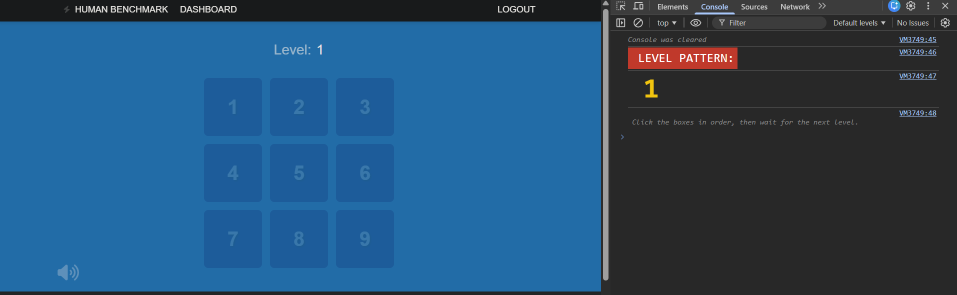
#> input picture assets/sequence_memory_visualizer.png, 1913 x 590 px (shown at 1/2 size)
$ python -i visual_memory_bot.py   (imports and definitions only)
#> lines starting #> are read from the running program, lines starting #| are printed output that depends on the picture; after the words box and inside, x2 and y2 are one past the last pixel; in counts of white or black regions, pixels touching at a corner belong together
import pyautogui
import numpy as np
import cv2
import time
pyautogui.FAILSAFE = True
pyautogui.PAUSE = 0.01
def get_frame():
    screenshot = pyautogui.screenshot()
    frame = np.array(screenshot)
    return cv2.cvtColor(frame, cv2.COLOR_RGB2BGR)
def detect_dark_squares(frame):
    lower_dark = np.array([0, 0, 0])
    upper_dark = np.array([70, 70, 70])
    mask = cv2.inRange(frame, lower_dark, upper_dark)
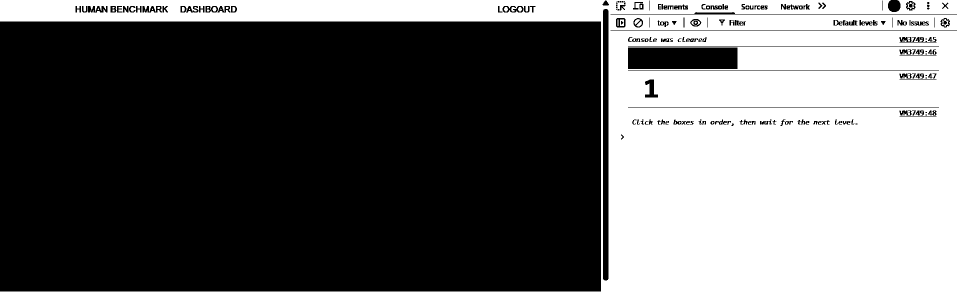
#> mask: shape (590, 1913) (shown at 1/2 size); 39.8% white; 90 white regions (75 under 20 px)
    contours, _ = cv2.findContours(mask, cv2.RETR_EXTERNAL, cv2.CHAIN_APPROX_SIMPLE)
#> contours = 1 contour; box (x1, y1, x2, y2) and area: (0, 0, 1913, 590) 472344
    centers = []
    for cnt in contours:
        area = cv2.contourArea(cnt)
        if 80 < area < 50000:
            x, y, w, h = cv2.boundingRect(cnt)
            centers.append((x + w // 2, y + h // 2))
#> this loop made 1 pass
#> area on pass 1: 472344
#> after the loop, centers = []
    return centers
# [29 lines not run here, left out]

>>> import cv2
>>> picture = cv2.cvtColor(cv2.imread('../assets/sequence_memory_visualizer.png'), cv2.COLOR_BGR2RGB)
>>> result = detect_dark_squares(picture)
#> result = []
